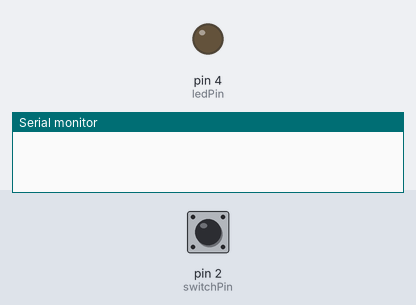
Recording of a sketch running on a simulated Arduino Uno, built with avr-gcc and run on an emulated ATmega328P. Shown: output pins drawn as LEDs (lit = HIGH), the last lines printed to the serial monitor. Dashed ring = blinking. The test bench sets the inputs (shaded band); at power-on: pin 2 (switchPin) LOW.

Above: at 1.2 s.
1.3 s: pin 2 (switchPin) pulled HIGH for 3.2 s
At 4.8 s:
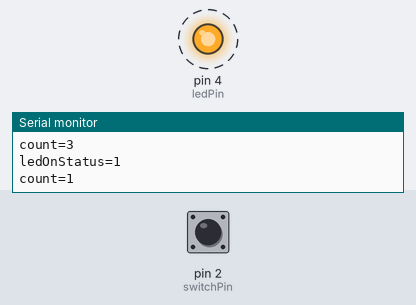
6.0 s: pin 2 (switchPin) pulled HIGH for 0.25 s
At 7.4 s:
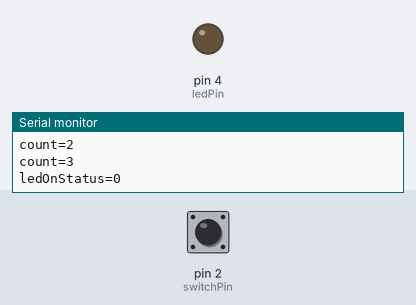
7.7 s: pin 2 (switchPin) pulled HIGH for 1 s
At 9.0 s:
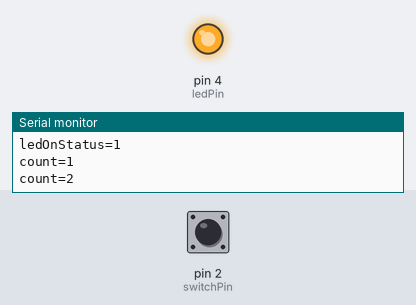
Timing chart, 0 to 10.7 s (numbered marks = the images above; inputs shaded):
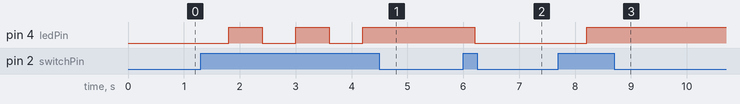

The sketch:

SensorButtonCouner.ino
```cpp
// ініціалізація змінних з номером піна
unsigned int switchPin = 2;
unsigned int ledPin = 4;

// створення змінних для запам'ятовування статусу
boolean ledOnStatus = false;
boolean lastButtonStatus = LOW;
unsigned int count = 0;

void setup() {
    pinMode(ledPin, OUTPUT);
    pinMode(switchPin, INPUT);
    Serial.begin(9600);
}

void loop() {
    // вичитуємо статус кнопки
    boolean currentButtonStatus = digitalRead(switchPin);
    // якщо не статус не рівний попередньому
    if (lastButtonStatus != currentButtonStatus && currentButtonStatus == HIGH) {
        count++;
        Serial.print("count=");
        Serial.println(count);
        if (count == 3) {
            // то робимо інверсію статусу світлодіода
            ledOnStatus = !ledOnStatus;
            Serial.print("ledOnStatus=");
            Serial.println(ledOnStatus);
            count = 0;
        }
    }
    // якщо статус == true
    if (ledOnStatus) {
        // то подаєм живлення
        digitalWrite(ledPin, HIGH);
    } else {
        // інакше знімаєм живлення
        digitalWrite(ledPin, LOW);
    }
    delay(200);
}
```

Measured:
- after the input at 1.3 s, pin 4 (ledPin): alternates HIGH for 0.60 s and LOW for 0.60 s, 5 changes in all, then stays HIGH, starting after 0.50 s
- after the input at 6.0 s, pin 4 (ledPin): HIGH → LOW after 0.20 s
- after the input at 7.7 s, pin 4 (ledPin): LOW → HIGH after 0.50 s
